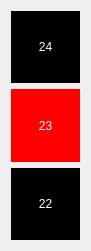
  <widget class="QWidget" name="gridLayoutWidget_8">
   <property name="geometry">
    <rect>
     <x>1350</x>
     <y>160</y>
     <width>91</width>
     <height>251</height>
    </rect>
   </property>
   <layout class="QGridLayout" name="gridLayout_8">
    <item row="6" column="0">
     <widget class="QPushButton" name="pushButton_22">
      <property name="sizePolicy">
       <sizepolicy hsizetype="Minimum" vsizetype="Preferred">
        <horstretch>0</horstretch>
        <verstretch>0</verstretch>
       </sizepolicy>
      </property>
      <property name="sizeIncrement">
       <size>
        <width>0</width>
        <height>0</height>
       </size>
      </property>
      <property name="styleSheet">
       <string notr="true">background:rgb(0, 0, 0);
border: 2 px solid;
color: white;
font: 20pt &quot;Chandas&quot;;</string>
      </property>
      <property name="text">
       <string>22</string>
      </property>
      <property name="flat">
       <bool>false</bool>
      </property>
     </widget>
    </item>
    <item row="5" column="0">
     <widget class="QPushButton" name="pushButton_23">
      <property name="sizePolicy">
       <sizepolicy hsizetype="Minimum" vsizetype="Preferred">
        <horstretch>0</horstretch>
        <verstretch>0</verstretch>
       </sizepolicy>
      </property>
      <property name="styleSheet">
       <string notr="true">background:rgb(255, 0, 0);
border: 2 px solid;
color: white;
font: 20pt &quot;Chandas&quot;;</string>
      </property>
      <property name="text">
       <string>23</string>
      </property>
     </widget>
    </item>
    <item row="3" column="0">
     <widget class="QPushButton" name="pushButton_24">
      <property name="sizePolicy">
       <sizepolicy hsizetype="Minimum" vsizetype="Preferred">
        <horstretch>0</horstretch>
        <verstretch>0</verstretch>
       </sizepolicy>
      </property>
      <property name="styleSheet">
       <string notr="true">background:rgb(0, 0, 0);
border: 2 px solid;
color: white;
font: 20pt &quot;Chandas&quot;;</string>
      </property>
      <property name="text">
       <string>24</string>
      </property>
     </widget>
    </item>
   </layout>
  </widget>
